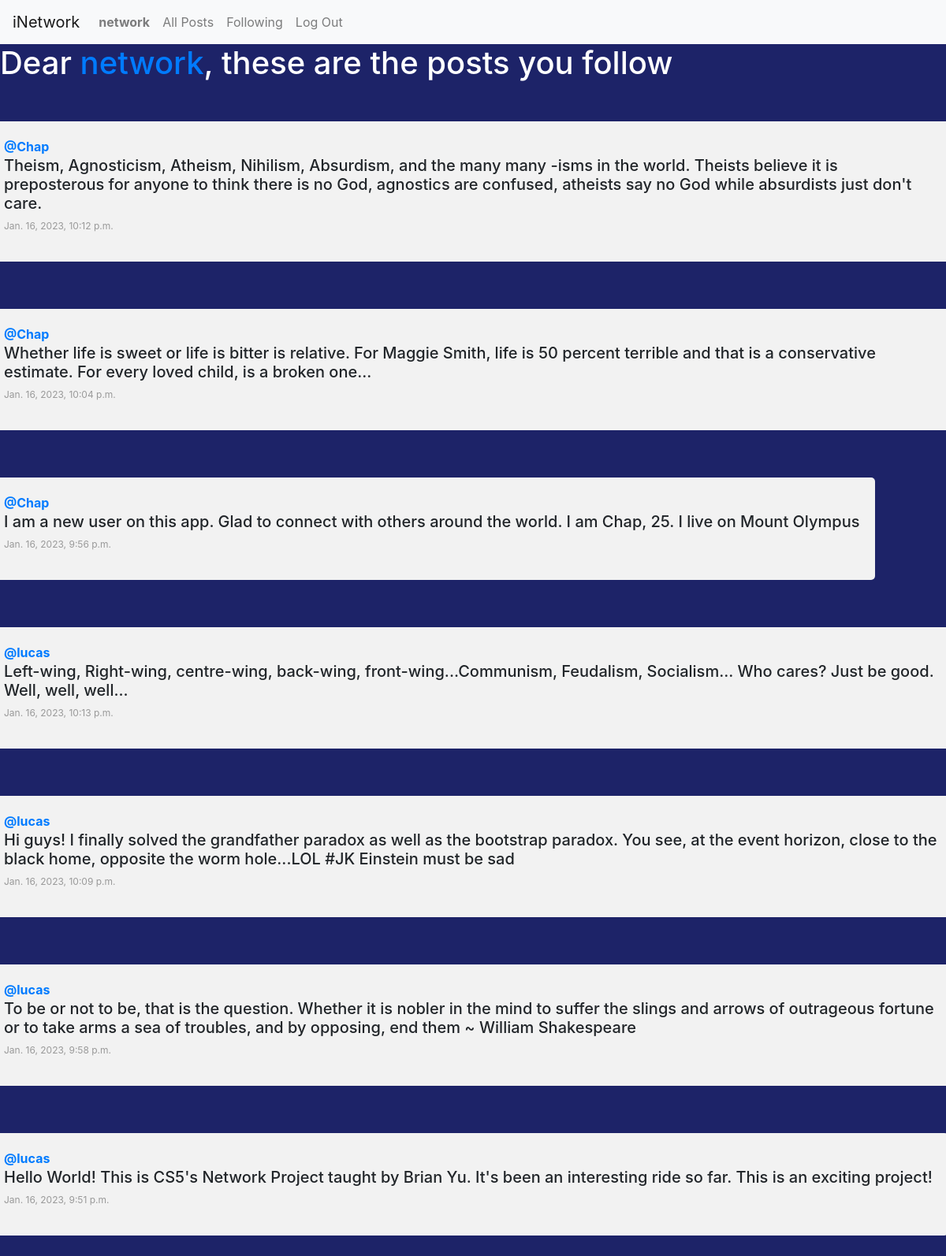
Page /following?page=2 (signed in) on the earlier database version.
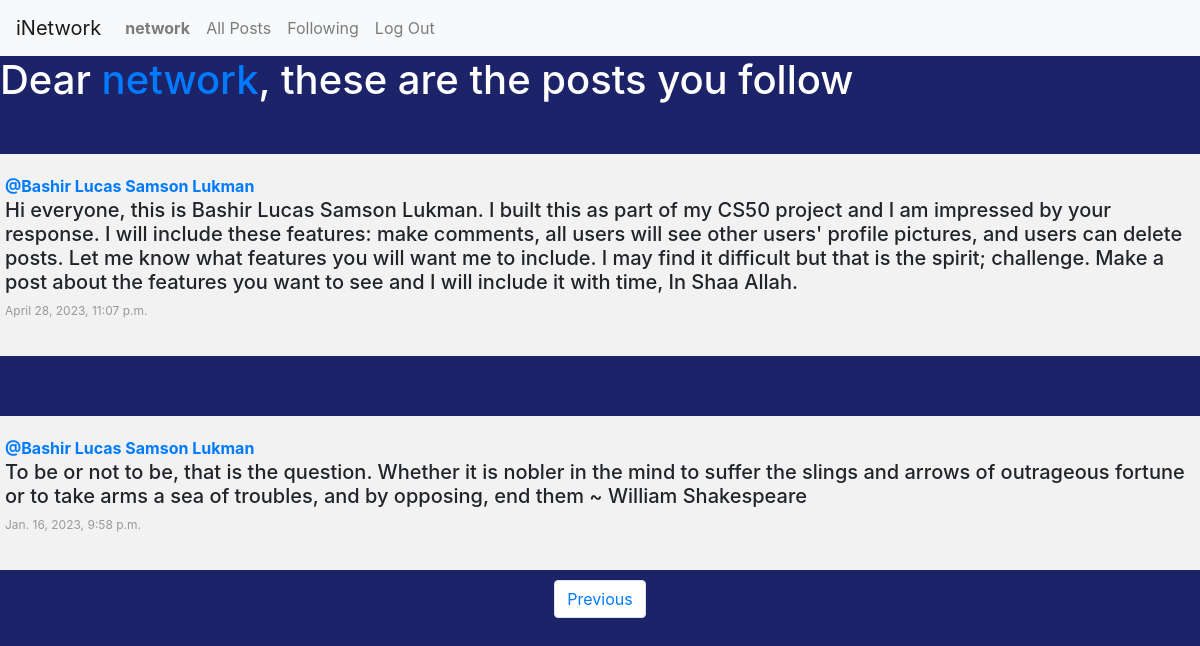
Same page on the later database version.
### network/models.py (models this page shows, shortened)
class Post(models.Model):
    user = models.ForeignKey(User, on_delete=models.CASCADE, blank=True, null=True, related_name="post_user")
    postContent = models.TextField(blank=True)
    timestamp = models.DateTimeField(auto_now_add=True)
    likes = models.IntegerField(default=0)

class User(AbstractUser):
    profile_pics = models.ImageField(upload_to='profile_pics/', null=True, blank=True)

### network/views.py (the view)
# urls.py: path("following", views.following, name="following"),
def following(request):
    if not request.user.is_authenticated:
        error_message = "You need to log in to access this page."
        return render(request, "network/register.html")
    current_user = User.objects.get(pk=request.user.id)
    following = Follow.objects.filter(following=current_user)
    posts = Post.objects.all().order_by("id").reverse()
    followingPosts = []
    for users in following:
        for post in posts:
            if users.follower == post.user:
                followingPosts.append(post)
    paginator = Paginator(followingPosts, 10) # Show 10 contacts per page.
    page_number = request.GET.get('page')
    page_post = paginator.get_page(page_number)
    return render(request, "network/following.html",{
        "page_post":page_post
    })

### network/templates/network/following.html (shortened to what this page needs)
{% extends "network/layout.html" %}
{% block body %}
<h1 style="color: white;">Dear <a href="{% url 'profile' user_id=user.id %}">{{user.username}}</a>, these are the posts you follow</h1>
    {% for posts in page_post%}
    <div class="row">
      <div class="facebook-post">
        <a href="{% url 'profile' user_id=user.id %}" class="font-weight-bold">@{{posts.user}}</a>
        <h5>{{posts.postContent}}</h5>
        <p class="date">{{posts.timestamp}}</p>
      </div>
    </div>
  {% endfor %}
  <nav aria-label="Page navigation example">
    <ul class="pagination d-flex justify-content-center">
      {% if page_post.has_previous %}
      <li class="page-item"><a class="page-link" href="?page={{page_post.previous_page_number}}">Previous</a></li>
      {% endif %}
    </ul>
  </nav>
{% endblock %}

Differences in the rows shown:
no longer on this page (row unchanged): Post: user "Chap", postContent "Theism, Agnosticism, Atheism, Nihilism, Absurdism, and the many many -isms in the world. Theists believe it is preposterous for anyone to think there is no God, agnostics are confused, atheists say no God while absurdists just don't care.", timestamp "Jan. 16, 2023, 10:12 p.m."
no longer on this page (row unchanged): Post: user "Chap", postContent "Whether life is sweet or life is bitter is relative. For Maggie Smith, life is 50 percent terrible and that is a conservative estimate. For every loved child, is a broken one...", timestamp "Jan. 16, 2023, 10:04 p.m."
no longer on this page (row unchanged): Post: user "Chap", postContent "I am a new user on this app. Glad to connect with others around the world. I am Chap, 25. I live on Mount Olympus", timestamp "Jan. 16, 2023, 9:56 p.m."
removed Post: user "lucas", postContent "Left-wing, Right-wing, centre-wing, back-wing, front-wing...Communism, Feudalism, Socialism... Who cares? Just be good. Well, well, well...", timestamp "Jan. 16, 2023, 10:13 p.m."
removed Post: user "lucas", postContent "Hi guys! I finally solved the grandfather paradox as well as the bootstrap paradox. You see, at the event horizon, close to the black home, opposite the worm hole...LOL #JK Einstein must be sad", timestamp "Jan. 16, 2023, 10:09 p.m."
removed Post: user "lucas", postContent "Hello World! This is CS5's Network Project taught by Brian Yu. It's been an interesting ride so far. This is an exciting project!", timestamp "Jan. 16, 2023, 9:51 p.m."
added Post: user "Bashir Lucas Samson Lukman", postContent "Hi everyone, this is Bashir Lucas Samson Lukman. I built this as part of my CS50 project and I am impressed by your response. I will include these features: make comments, all users will see other users' profile pictures, and users can delete posts. Let me know what features you will want me to include. I may find it difficult but that is the spirit; challenge. Make a post about the features you want to see and I will include it with time, In Shaa Allah.", timestamp "April 28, 2023, 11:07 p.m."
changed Post "Jan. 16, 2023, 9:58 p.m.": user "lucas" → "Bashir Lucas Samson Lukman"
Other differences:
text now shown: "Previous"
